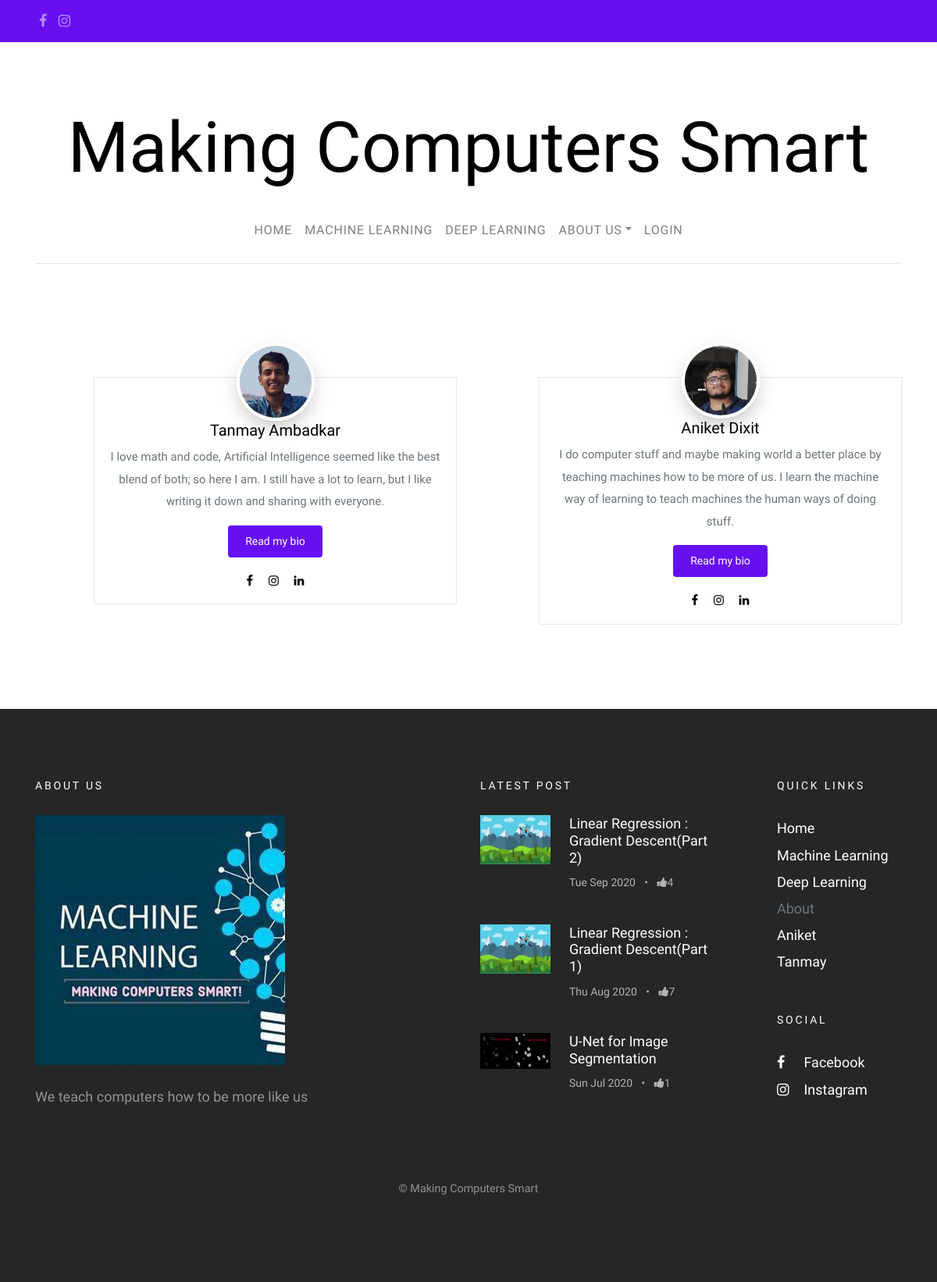
The page / on the database its author committed.
### blog/models.py (models this page shows, shortened)
class UserProfileInfo(models.Model):
    user = models.OneToOneField(User, on_delete= models.CASCADE)
    profile_img = models.ImageField(upload_to = 'profile_pics', blank = True)
    cover_image = models.ImageField(upload_to = 'cover_profile_img', blank = True)
    description = models.TextField(blank = True)
    writeup = models.TextField(blank = True)
    instagram = models.URLField(blank = True)
    facebook = models.URLField(blank = True)
    github = models.URLField(blank = True)
    linkedin = models.URLField(blank = True)
    email = models.EmailField(blank = True)

class Post(models.Model):
    types = (
        ('D', 'Deep Learning'),
        ('M', 'Machine Learning'),
    )
    author = models.ForeignKey('UserProfileInfo', on_delete = models.CASCADE)
    title = models.CharField(max_length = 200)
    cover_img = models.ImageField(upload_to = 'cover_image', blank = True)
    text = models.TextField()
    created_date = models.DateTimeField(default = timezone.now)
    published_date = models.DateTimeField(blank = True, null = True)
    type = models.CharField(max_length = 1, choices = types, blank = True)
    def approve_comments(self):
        return self.comments.filter(approved_comment=True)
    def get_total_likes(self):
        return self.likes.users.count()

class Like(models.Model):
    post = models.OneToOneField(Post, related_name = 'likes', on_delete=models.CASCADE)
    users = models.ManyToManyField(User, related_name='requirement_post_likes')
    created_at = models.DateTimeField(auto_now_add=True)
    updated_at = models.DateTimeField(auto_now=True)

### blog/views.py (the view)
# urls.py: path('', HomeView.as_view(), name = 'home'),
class HomeView(TemplateView):
    template_name = 'home.html'
    def get_context_data(self, **kwargs):
        context = super(HomeView, self).get_context_data(**kwargs)
        context['users'] = UserProfileInfo.objects.all()
        context['posts'] = Post.objects.filter(published_date__lte = timezone.now()).order_by('-published_date')[:3]
        return context

### blog/templates/blog/home.html (shortened to what this page needs)
{% extends "blog/base.html" %}
{%  load static %}
{% block content %}
   <section class="site-section pt-5 pb-5">
      <div class="container">
        <div class="row">
          <div class="col-md-12">
         </div>
       </div>
     </div>
   </section>
  <section class="site-section pt-5 pb-5">
    <div class="container">
      <div class="row blog-entries">
        {% for userp in users %}
        <div class="col-md-12 col-lg-6 sidebar">
          <div class="sidebar-box">
            <div class="bio text-center">
                  {% if userp.user.username == 'tanmay'  %}
                    <a href="{% url 'tanmay' %}"><img src="/media/{{userp.profile_img}}" loading="lazy" alt="Image Placeholder" class="img-fluid"></a>
                  {% else %}
                    <a href="{% url 'aniket' %}"><img src="/media/{{userp.profile_img}}" loading="lazy" alt="Image Placeholder" class="img-fluid"></a>
                  {% endif %}
              <div class="bio-body">
                <h2>{{userp.user.first_name}} {{userp.user.last_name}}</h2>
                <p>{{userp.description}}</p>
                {% if userp.user.username == 'tanmay'  %}
                      <p><a href="{% url 'tanmay' %}" class="btn btn-primary btn-sm rounded">Read my bio</a></p>
                {% else %}
                      <p><a href="{% url 'aniket' %}" class="btn btn-primary btn-sm rounded">Read my bio</a></p>
                {% endif %}
		          <p class="social">
                  <a href="{{userp.facebook}}" rel="noreferrer" target="_blank" class="p-2"><span class="fa fa-facebook"></span></a>
                  <a href="{{userp.instagram}}" rel="noreferrer" target="_blank" class="p-2"><span class="fa fa-instagram"></span></a>
               	  <a href ="{{userp.linkedin}}" rel="noreferrer" target="_blank" class="p-2"><span class='fa fa-linkedin'></span></a>
		          </p>
              </div>
            </div>
          </div>
        </div>
        {% endfor %}
      </div>
    </div>
  </section>
{% endblock  %}
{% block footerblock %}
    {% for post in posts %}
    <ul>
      <li>
        <a href="{% url 'post_detail' pk=post.pk %}">
          <img src="/media/{{post.cover_img}}" alt="Image placeholder" class="mr-4" loading="lazy">
          <div class="text">
            <h4>{{post.title}}</h4>
            <div class="post-meta">
              <span class="mr-2">{{ post.published_date|date:"D M Y"}} </span> &bullet;
              <span class="ml-2"><span class="fa fa-thumbs-up"></span>{{post.get_total_likes}}</span>
            </div>
          </div>
        </a>
      </li>
    </ul>
    {% endfor %}
{% endblock  %}

### static/css/style.css (style rules this page uses)
body { background: #ccc url("../images/photography.png") repeat; font-family: "Inconsolata", SFMono-Regular, Menlo, Monaco, Consolas, "Liberation Mono", "Courier New", monospace; font-weight: 300; font-size: 18px; line-height: 1.9; color: #6c757d; }
a { -webkit-transition: .3s all ease; -o-transition: .3s all ease; transition: .3s all ease; text-decoration: none; }
h1, h2, h3, h4, h5 { color: #000; font-family: "Josefin Sans", -apple-system, BlinkMacSystemFont, "Segoe UI", Roboto, "Helvetica Neue", Arial, sans-serif, "Apple Color Emoji", "Segoe UI Emoji", "Segoe UI Symbol", "Noto Color Emoji"; }
.bio { padding: 15px; background: #fff; border: 1px solid #e6e6e6; font-weight: 400; }
.bio img { border: 4px solid #fff; -webkit-box-shadow: 0 10px 30px -10px rgba(0, 0, 0, 0.4); box-shadow: 0 10px 30px -10px rgba(0, 0, 0, 0.4); max-width: 100px; margin-top: -4em; border-radius: 50%; position: relative; margin-bottom: 30px; }
.bio h2 { font-size: 20px; }
.bio .bio-body .social a { color: #000; }
.site-section { padding: 7em 0; }
.btn, .form-control { outline: none; -webkit-box-shadow: none !important; box-shadow: none !important; border-radius: 0; }
.btn { -webkit-transition: .3s all ease; -o-transition: .3s all ease; transition: .3s all ease; padding: 8px 20px; }
.btn.btn-primary { color: #fff; border-width: 2px; }
.btn.btn-sm { font-size: 14px; }
.sidebar { padding-left: 5em; }
.sidebar-box { margin-bottom: 4em; font-size: 15px; width: 100%; float: left; background: #fff; }
.sidebar-box *:last-child { margin-bottom: 0; }
.post-entry-sidebar .post-meta { font-size: 14px; color: #b3b3b3; }
.post-entry-sidebar ul { padding: 0; margin: 0; }
.post-entry-sidebar ul li { list-style: none; padding: 0 0 20px 0; margin: 0 0 20px 0; }
.post-entry-sidebar ul li a { display: table; }
.post-entry-sidebar ul li a img { width: 90px; }
.post-entry-sidebar ul li a img, .post-entry-sidebar ul li a .text { display: table-cell; vertical-align: middle; }
.post-entry-sidebar ul li a .text h4 { font-size: 18px; }
.site-footer .post-entry-sidebar ul li a h4 { color: #fff; }
.site-footer a { color: #fff; }

### rows shown on the page
UserProfileInfo: profile_img (picture), user.first_name "Tanmay", user.last_name "Ambadkar", description "I love math and code, Artificial Intelligence seemed like the best blend of both; so here I am. I still have a lot to learn, but I like writing it down and sharing with everyone.", shows "Read my bio"
UserProfileInfo: profile_img (picture), user.first_name "Aniket", user.last_name "Dixit", description "I do computer stuff and maybe making world a better place by teaching machines how to be more of us. I learn the machine way of learning to teach machines the human ways of doing stuff.", shows "Read my bio"
Post: cover_img (picture), title "Linear Regression : Gradient Descent(Part 2)", published_date "Tue Sep 2020", get_total_likes "4"
Post: cover_img (picture), title "Linear Regression : Gradient Descent(Part 1)", published_date "Thu Aug 2020", get_total_likes "7"
Post: cover_img (picture), title "U-Net for Image Segmentation", published_date "Sun Jul 2020", get_total_likes "1"
